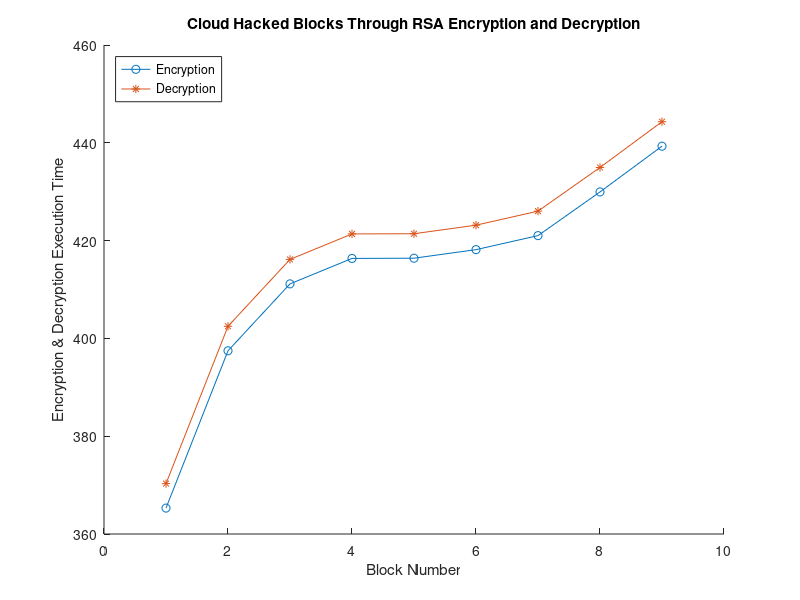

Source code (MATLAB):
clear all;
close all;
clc

A= dlmread("hacked.csv");
x= A(:,1);
y= A(:,2);

hold on
plot(x,'-o');
plot(y,'-*');
legend('Encryption','Decryption','Location','NorthWest')
xlabel('Block Number'), ylabel('Encryption & Decryption Execution Time')
title('Cloud Hacked Blocks Through RSA Encryption and Decryption')

